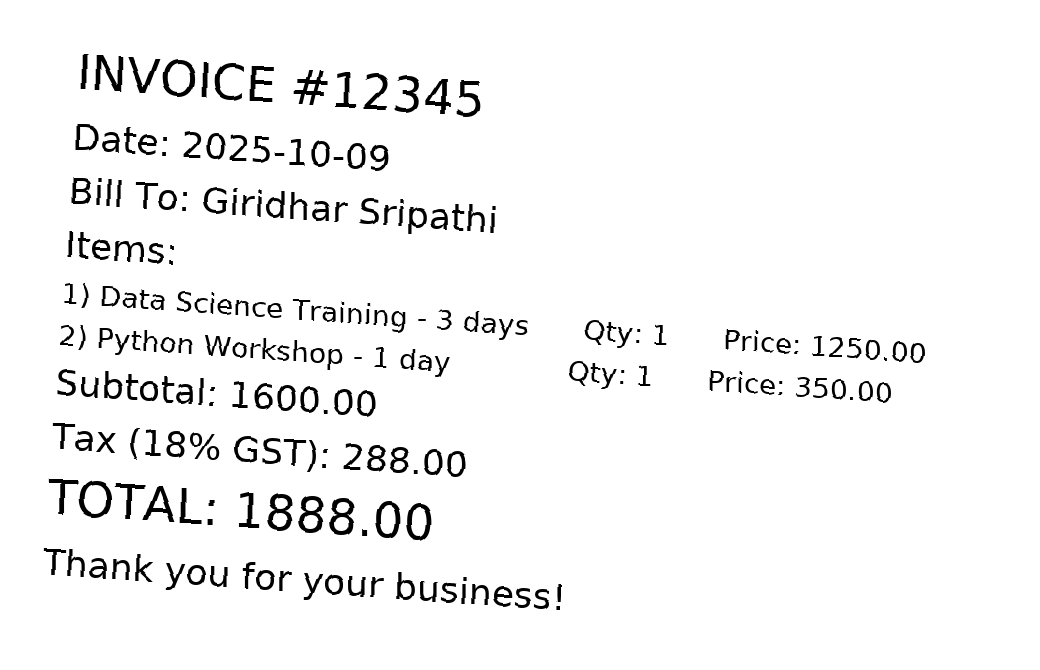
#> input picture programs/ocrscripts/ocrscripts/ocr_demo_skewed.png, 1040 x 670 px
$ python ex_pytesseract_2_psm_clean.py
#> lines starting #> are read from the running program, lines starting #| are printed output that depends on the picture; after the words box and inside, x2 and y2 are one past the last pixel; in counts of white or black regions, pixels touching at a corner belong together
### programs/ocrscripts/ocrscripts/helper_preprocess.py

# helper_preprocess.py
import cv2
import numpy as np

def clean_for_ocr(path):
#> called with path = 'ocr_demo_skewed.png'
    img = cv2.imread(path, cv2.IMREAD_GRAYSCALE)
#> img is the input picture: shape (670, 1040); min 0, max 255, mean 243.8
    img = cv2.fastNlMeansDenoising(img, h=10)
    img = cv2.threshold(img, 0, 255, cv2.THRESH_BINARY+cv2.THRESH_OTSU)[1]
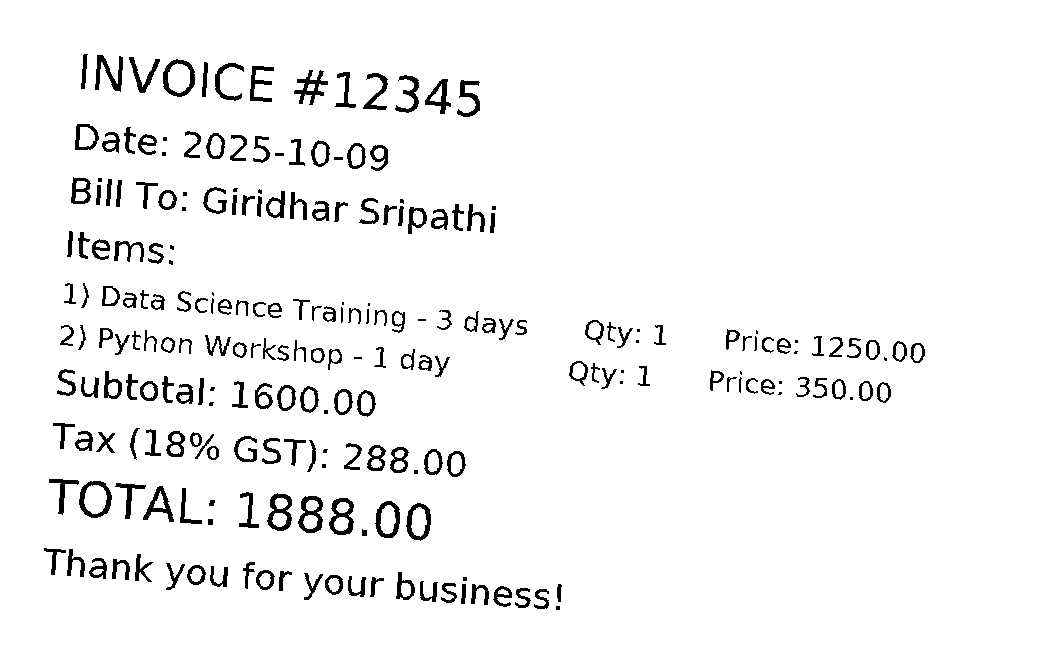
#> img: shape (670, 1040); 95.5% white; 235 black regions (36 under 20 px), largest, box (x1, y1, x2, y2) and area: (294, 70, 328, 105) 451, (267, 493, 292, 531) 445, (298, 496, 323, 533) 444
    # deskew (estimate by moments)
    m = cv2.moments(img)
#> m = moments, m00 169695360, centre m10/m00, m01/m00 = (529.5, 334.2)
    if abs(m['mu02']) < 1e-2:
        return img
    skew = m['mu11'] / m['mu02']
#> skew = -0.00166
    h, w = img.shape
#> h = 670; w = 1040
    M = np.float32([[1, skew, -0.5*skew*h], [0, 1, 0]])
#> M = [[1, -0.00166, 0.555], [0, 1, 0]]
    img = cv2.warpAffine(img, M, (w, h), flags=cv2.INTER_LINEAR, borderMode=cv2.BORDER_REPLICATE)
    return img

### programs/ocrscripts/ocrscripts/ex_pytesseract_2_psm_clean.py

# ex_pytesseract_2_psm_clean.py
# pip install pytesseract opencv-python
import pytesseract, cv2
from helper_preprocess import clean_for_ocr

img = clean_for_ocr("ocr_demo_skewed.png")
cfg = "--oem 3 --psm 6"
#> (the run stopped early here; a loop or call above may not have finished)
